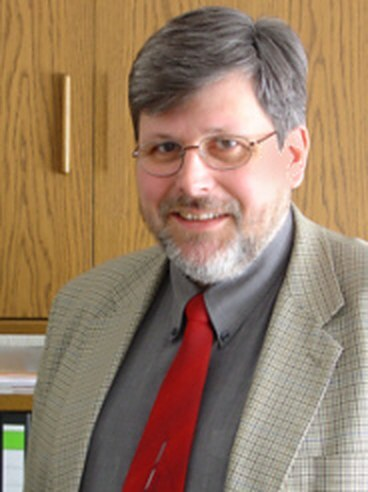
#> input picture kaiser-recht-ruhig/assets/img/andreas-kaiser.jpg, 368 x 492 px
$ python -i render_hero.py   (imports and definitions only)
#> lines starting #> are read from the running program, lines starting #| are printed output that depends on the picture
#!/usr/bin/env python3
"""Rendert den Hero-Clip für eine Produktionsfirma für Funk und Fernsehen.

Szene: dunkles Studio, schwenkende Scheinwerfer, Staub im Licht,
Radio-Wellenform, ON-AIR-Schild und Kamera-Sucher (REC, Timecode, Pegel).
Alle Bewegungen sind periodisch über die Cliplänge, damit das Video als
Hintergrund nahtlos in Schleife läuft.

Aufruf:  python3 render_hero.py <ausgabeordner>
Benötigt: numpy, Pillow, ffmpeg
"""
import math
import subprocess
import sys
from multiprocessing import Pool
from pathlib import Path

import numpy as np
from PIL import Image, ImageDraw, ImageFilter, ImageFont

B, H = 1920, 1080          # Ausgabegröße
FPS = 25
DAUER = 20                 # Sekunden, Schleifenlänge
N = FPS * DAUER
TAU = 2 * math.pi

SCHRIFT_MONO = "/usr/share/fonts/truetype/dejavu/DejaVuSansMono-Bold.ttf"
SCHRIFT = "/usr/share/fonts/opentype/inter/Inter-SemiBold.otf"
SCHRIFT_FETT = "/usr/share/fonts/opentype/inter/InterDisplay-Bold.otf"

# --- Vorberechnungen ---------------------------------------------------------

hb, hh = B // 2, H // 2    # Lichtkegel werden in halber Auflösung gerechnet
yy, xx = np.mgrid[0:hh, 0:hb].astype(np.float32)

# Scheinwerfer: Quelle (x, y relativ), Grundwinkel, Schwenk, Phase, Breite, Farbe
SCHEINWERFER = [
    (0.10, -0.12, 0.42, 0.10, 0.0, 0.11, (1.00, 0.70, 0.40)),
    (0.38, -0.18, 0.10, 0.12, 1.7, 0.08, (0.80, 0.86, 1.00)),
    (0.66, -0.18, -0.12, 0.11, 3.3, 0.08, (1.00, 0.78, 0.52)),
    (0.92, -0.12, -0.45, 0.09, 4.6, 0.11, (0.95, 0.66, 0.40)),
]
kegel_geo = []
# [4 lines not run here, left out]


# Studioboden: Kegel enden hier, darunter nur ein schwacher Widerschein
BODEN_Y = 0.80
BODEN_MASKE = (1.0 - np.clip((yy / hh - BODEN_Y + 0.01) / 0.03, 0, 1) * 0.88).astype(np.float32)


def periodisches_rauschen(h, w, glaette, saat):
    """Weiches Rauschen, das an den Rändern nahtlos umbricht (FFT-Filter)."""
    rng = np.random.default_rng(saat)
    f = np.fft.fft2(rng.standard_normal((h, w)))
    fy = np.fft.fftfreq(h)[:, None]
    fx = np.fft.fftfreq(w)[None, :]
    f *= np.exp(-(fx * fx + fy * fy) * glaette)
    n = np.real(np.fft.ifft2(f))
    n -= n.min()
    return (n / n.max()).astype(np.float32)


DUNST = periodisches_rauschen(hh, hb, 4000.0, 7)

# Staubpartikel
rng = np.random.default_rng(42)
ANZ = 260
P_X = rng.uniform(0, B, ANZ)
P_Y = rng.uniform(0, H, ANZ)
P_TIEFE = rng.uniform(0, 1, ANZ) ** 2.2          # wenige große, nahe Partikel
P_PHASE = rng.uniform(0, TAU, ANZ)
P_WACKEL = rng.uniform(6, 30, ANZ)
P_HELL = rng.uniform(0.4, 1.0, ANZ)


def kern(r):
    a = np.arange(-2 * r, 2 * r + 1, dtype=np.float32)
    g = np.exp(-(a[:, None] ** 2 + a[None, :] ** 2) / (2 * r * r))
    return g


KERNE = {r: kern(r) for r in range(1, 9)}

# Vignette und Körnung
vy, vx = np.mgrid[0:H, 0:B].astype(np.float32)
VIGNETTE = 1.0 - 0.62 * (((vx / B - 0.5) * 1.25) ** 2 + ((vy / H - 0.48) * 1.6) ** 2)
VIGNETTE = np.clip(VIGNETTE, 0.25, 1.0)[..., None]
KORN = [np.random.default_rng(100 + i).normal(0, 1, (H // 2, B // 2)).astype(np.float32)
        for i in range(8)]

F_TC = ImageFont.truetype(SCHRIFT_MONO, 30)
F_KLEIN = ImageFont.truetype(SCHRIFT, 22)
F_REC = ImageFont.truetype(SCHRIFT_FETT, 28)
F_ONAIR = ImageFont.truetype(SCHRIFT_FETT, 46)


# --- Hilfsfunktionen ---------------------------------------------------------

def glatt(a, b, x):
    t = min(max((x - a) / (b - a), 0.0), 1.0)
    return t * t * (3 - 2 * t)


def fenster(t, ein0, ein1, aus0, aus1):
    return glatt(ein0, ein1, t) * (1 - glatt(aus0, aus1, t))


def welle(t):
    """Grundphase, die nach DAUER Sekunden exakt wieder bei 0 ist."""
    return TAU * t / DAUER


# [10 lines left out: function splat, not called in this run]


# --- Ebenen ------------------------------------------------------------------

def lichtkegel(t):
    licht = np.zeros((hh, hb, 3), np.float32)
    w = welle(t)
    for (sx, sy, grund, schwenk, ph, breite, farbe), (phi, dist) in zip(SCHEINWERFER, kegel_geo):
        theta = grund + schwenk * math.sin(w + ph)
        d = phi - theta
        kegel = np.exp(-(d / breite) ** 2)
        # feine Strahlen im Licht, die mit dem Kegel mitwandern
        strahlen = 0.82 + 0.18 * np.sin(d * 70 + ph * 3) * np.sin(d * 23 - ph)
        abfall = np.exp(-dist * 0.85) * np.clip(dist * 3.0, 0, 1)
        atmen = 0.85 + 0.15 * math.sin(2 * w + ph)
        i = kegel * strahlen * abfall * atmen * BODEN_MASKE
        # Lichtpfütze dort, wo der Kegel auf den Boden trifft
        tx = sx * hb + math.tan(theta) * (BODEN_Y * hh - sy * hh)
        pfuetze = np.exp(-((xx - tx) / (hb * 0.07)) ** 2 - ((yy - BODEN_Y * hh) / (hh * 0.025)) ** 2)
        i = i + pfuetze * 0.55 * atmen
        licht += i[..., None] * np.array(farbe, np.float32)
    # Dunst bewegt sich einmal ganz durchs Bild pro Schleife -> nahtlos
    verschiebung = int(round(t / DAUER * hb))
    dunst = np.roll(DUNST, verschiebung, axis=1)
    licht *= (0.45 + 0.9 * dunst)[..., None]
    return licht


def boden_und_hintergrund():
    grund = np.zeros((H, B, 3), np.float32)
    grad = (vy / H)[..., None]
    grund += np.array([0.010, 0.014, 0.030], np.float32) * (1.0 - grad)
    grund += np.array([0.030, 0.022, 0.020], np.float32) * grad ** 3
    return grund


HINTERGRUND = boden_und_hintergrund()


# [134 lines left out: functions staub, wellenform, on_air, onair_ebene, timecode, sucher_ebene, not called in this run]


# --- Einzelbild --------------------------------------------------------------

def bild(i):
    t = i / FPS
    licht_hr = lichtkegel(t)
    licht = np.asarray(
        Image.fromarray(np.clip(licht_hr * 80, 0, 255).astype(np.uint8)).resize((B, H), Image.BILINEAR),
        np.float32) / 80.0
    rahmen = HINTERGRUND + licht * 0.62
    staub(rahmen, t, licht_hr)

    wf = wellenform(t, 0.85)
    if wf is not None:
        rahmen += wf * 0.55
    rahmen += onair_ebene(t) * 0.75

    # Ton-Mapping (weiches Abrollen der Lichter) und leichte Farbgebung
    rahmen = 1.0 - np.exp(-rahmen * 1.55)
    rahmen *= VIGNETTE
    rahmen = rahmen ** np.array([1.0, 1.02, 1.08], np.float32)

    # Sucher kommt nach dem Ton-Mapping, damit Linien gestochen scharf bleiben
    s = fenster(t, 3.6, 4.6, 15.4, 16.6)
    sucher = sucher_ebene(t, s)
    if sucher is not None:
        rahmen = rahmen + sucher * 0.8

    korn = KORN[i % len(KORN)]
    korn = np.repeat(np.repeat(korn, 2, axis=0), 2, axis=1)[..., None]
    rahmen += korn * 0.010

    return (np.clip(rahmen, 0, 1) * 255 + 0.5).astype(np.uint8).tobytes()


# [17 lines left out: function main, not called in this run]


# [2 lines not run here, left out]

>>> import cv2
>>> picture = cv2.imread('../../kaiser-recht-ruhig/assets/img/andreas-kaiser.jpg', cv2.IMREAD_GRAYSCALE)
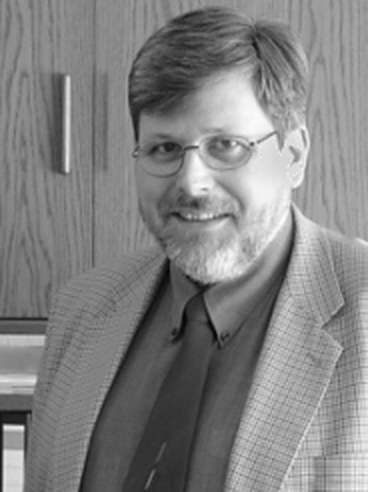
#> picture: shape (492, 368); min 0, max 255, mean 130.1
>>> result = bild(picture)
#> after the loop in lichtkegel, `for (sx, sy, grund, schwenk, ph, breite, farbe), (phi, dist) in zip(SC..`: licht: shape (540, 960, 3) float32; every value is 0
#> (the run stopped early here; a loop or call above may not have finished)

$ run again, on kaiser-recht-ruhig/assets/img/claudia-kaiser.jpg
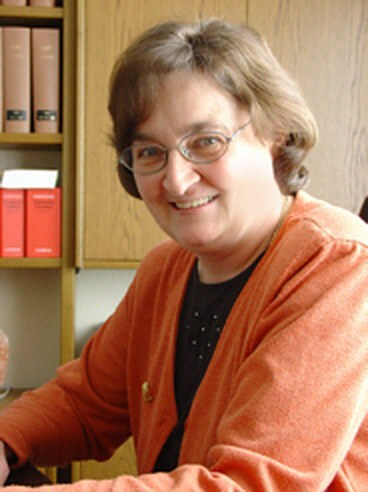
#> input picture kaiser-recht-ruhig/assets/img/claudia-kaiser.jpg, 368 x 492 px
#> `picture = cv2.imread('../../kaiser-recht-ruhig/assets/img/andreas-kais..`:
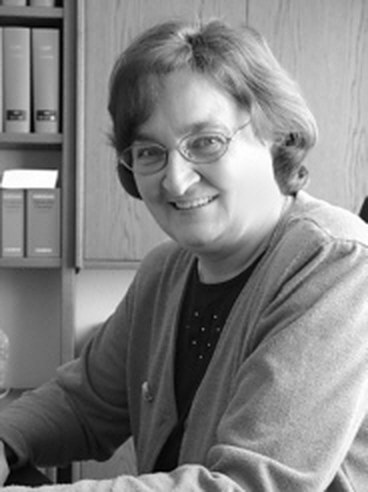
#> picture: shape (492, 368); min 0, max 255, mean 130.1

$ run again, on kaiser-recht-ruhig/assets/img/kaiser-gemeinsam.jpg
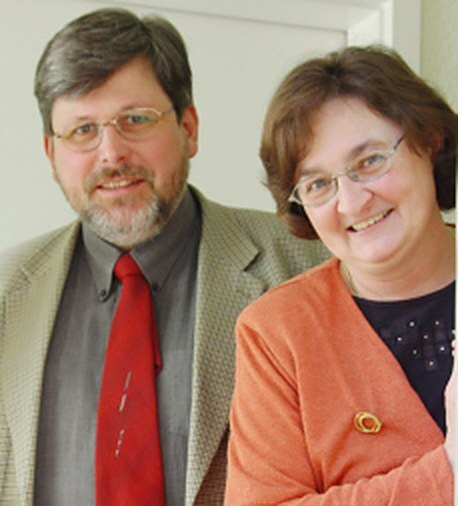
#> input picture kaiser-recht-ruhig/assets/img/kaiser-gemeinsam.jpg, 458 x 506 px
#> `picture = cv2.imread('../../kaiser-recht-ruhig/assets/img/andreas-kais..`:
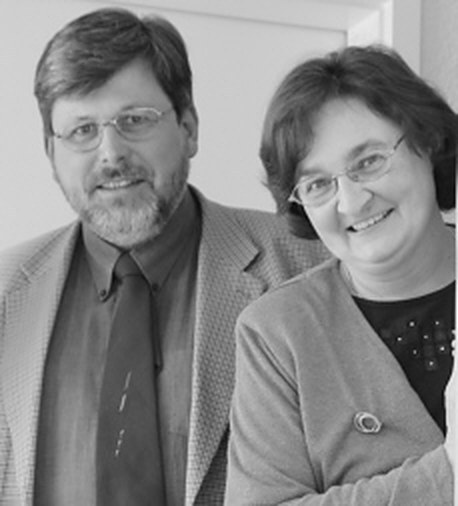
#> picture: shape (506, 458); min 2, max 255, mean 134.2
